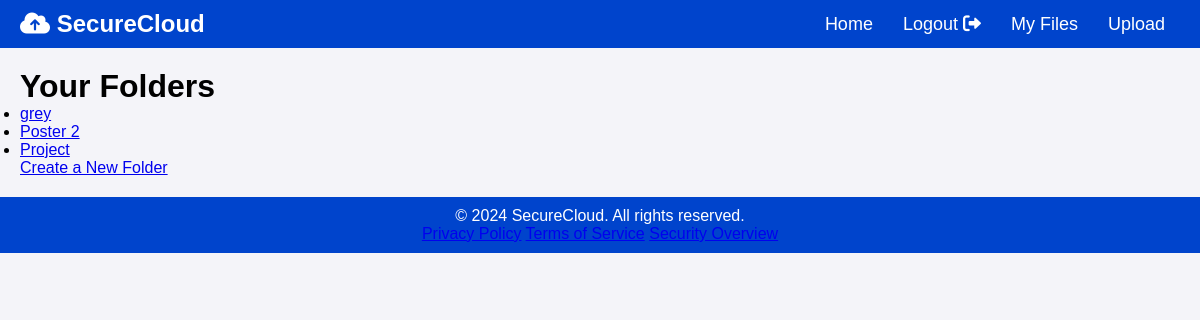
Page /folders/ (signed in) on the committed database.
### storage/models.py (models this page shows, shortened)
class Folder(models.Model):
    name = models.CharField(max_length=255)
    parent = models.ForeignKey('self', null=True, blank=True, on_delete=models.CASCADE)
    user = models.ForeignKey(User, on_delete=models.CASCADE)

### storage/views.py (the view)
# urls.py: path('folders/', views.folder_list, name='folder_list'),
@login_required
def folder_list(request):
    folders = Folder.objects.filter(user=request.user)
    return render(request, 'folder_list.html', {
        'folders': folders,
    })

### storage/templates/folder_list.html (shortened to what this page needs)
{% extends "base.html" %}
{% block content %}
  <h1>Your Folders</h1>
  <ul>
    {% for folder in folders %}
      <li>
        <a href="{% url 'storage:folder_detail' folder_id=folder.id %}">{{ folder.name }}</a>
      </li>
    {% empty %}
      <li>No folders available. <a href="{% url 'storage:create_folder' %}">Create a new folder</a></li>
    {% endfor %}
  </ul>
  <a href="{% url 'storage:create_folder' %}">Create a New Folder</a>
{% endblock %}

### storage/static/css/styles.css (style rules this page uses)
* { margin: 0; padding: 0; box-sizing: border-box; }
body { font-family: Arial, sans-serif; background-color: #f4f4f9; margin: 0; }

### rows in the picture
Folder: name "grey"
Folder: name "Poster 2"
Folder: name "Project"
